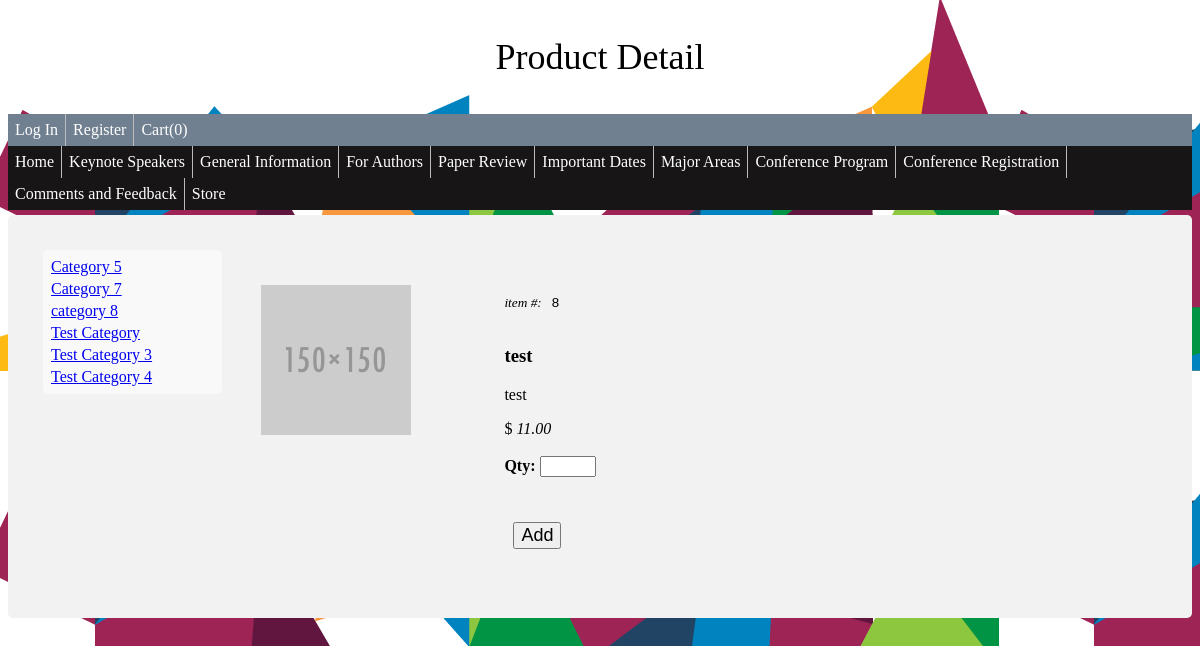
Page /store/?action=product_detail&product_id=8 on the earlier database version.
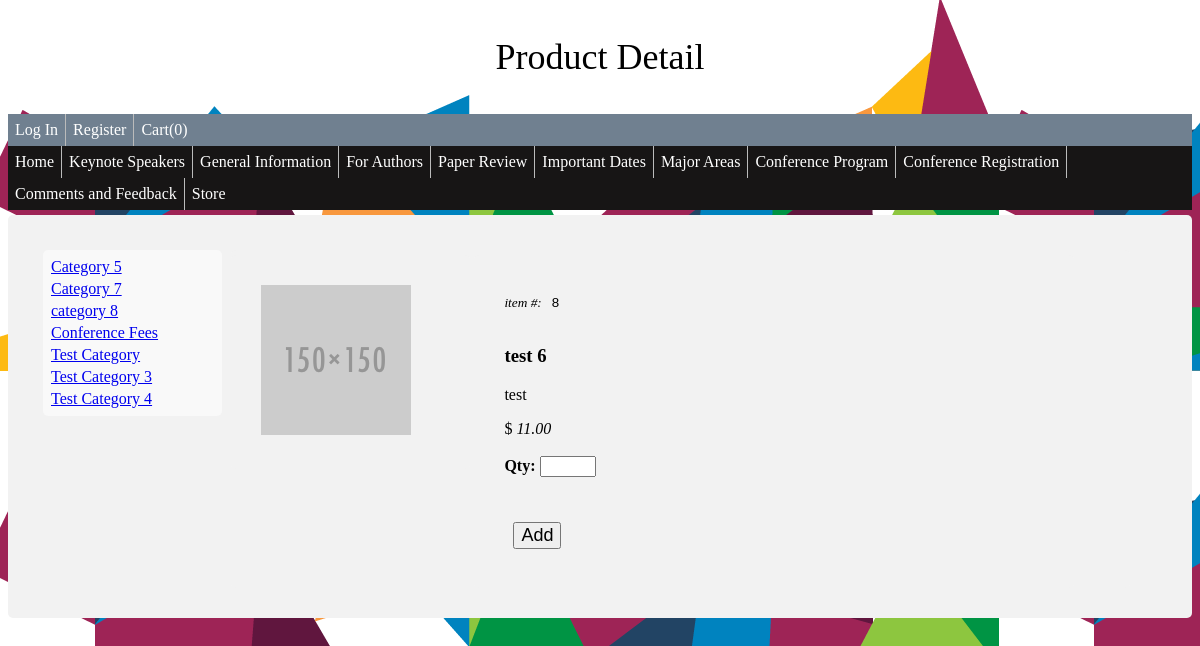
Same page on the later database version.
### tables this page shows
CREATE TABLE IF NOT EXISTS `wa_product_categories` (
  `ID` int(11) NOT NULL AUTO_INCREMENT,
  `CATEGORY_NAME` varchar(20) NOT NULL,
  PRIMARY KEY (`ID`),
  UNIQUE KEY `CATEGORY_NAME` (`CATEGORY_NAME`)
);

CREATE TABLE IF NOT EXISTS `wa_products` (
  `ID` int(11) NOT NULL AUTO_INCREMENT,
  `CATEGORY` int(11) NOT NULL,
  `NAME` varchar(20) NOT NULL,
  `DESCRIPTION` varchar(256) NOT NULL,
  `PRICE` float NOT NULL,
  `IMG_NAME` varchar(255) NOT NULL,
  PRIMARY KEY (`ID`),
  UNIQUE KEY `PROD_CAT_NAME` (`CATEGORY`,`NAME`) COMMENT 'Prevent two products with same name and category',
  KEY `CATEGORY` (`CATEGORY`)
);

### models/ProdCatModel.php (called while the page is built, shortened)
<?php
class ProdCatModel {
    private $pdo;
    private $table = 'wa_product_categories';
    public function __construct($inPdo) {
        if ($inPdo instanceof PDO) {
            $this->pdo = $inPdo;
        } else {
            die("Object Type Error");
        }
    }
    public function getList() {
        $stmt = $this->pdo->prepare("SELECT * FROM $this->table");
        $stmt->execute();
        $cats = $stmt->fetchAll();
        return $cats;
    }
}
?>

### models/ProdModel.php (called while the page is built, shortened)
<?php
class ProdModel {
    private $pdo;
    private $table = 'wa_products';
    public function __construct($inPdo) {
        if ($inPdo instanceof PDO) {
            $this->pdo = $inPdo;
        } else {
            die("Object Type Error");
        }
    }
    public function getProductByID($id) {
        $stmt = $this->pdo->prepare("SELECT * FROM $this->table WHERE ID = :id");
        $stmt->bindParam(':id', $id);
        $stmt->execute();
        $product = $stmt->fetch();
        return $product;
    }
}
?>

### public_html/store/product_detail.php (the view, shortened to what this page needs)
<!doctype html>
<html>
    <head>
        <link rel="stylesheet" type="text/css" href="../css/styles.css">
    </head>
    <body background="../images/2015_AIGA-Design-Month_Website-Footer.png">
        <p style="text-align: center; font-size: 36px;">Product Detail</p>
        <?php include '../home/menu.php'; ?>
        <div>
            <div class="category_list">
                <table>
                    <?php
                    foreach ($categories as $cat) {
                        echo '<tr><td><a href=.?category_id=' . $cat['ID'] . '>' . $cat['CATEGORY_NAME'] . '</a></td></tr>';
                    }
                    ?>
                </table>
            </div>
            <div class="product_detail">
                <div class="product_img">
                    <?php
                    if ($product['IMG_NAME'] == '') {
                        $html = '<img src="../product_images/default.png"/><br>';
                    } else {
                        $html = '<img src="../product_images/' . $product['IMG_NAME'] . '"/><br>';
                    }
                    echo $html;
                    ?>
                </div>
                <div class="product_text">
                    <form name="productDetailForm" action="." method="post">
                        <?php
                        echo '<i><small>item #:</small></i><input type="text" name="product_id" readonly value=' . $product['ID'] . '>';
                        echo '<h3>' . $product['NAME'] . '</h3>';
                        echo '<p>' . $product['DESCRIPTION'] . '</p>';
                        echo '$ <i>' . number_format($product['PRICE'], 2) . '</i><br><br>';
                        ?>
                        <b>Qty: </b> <input name="qty" type="number" min="0" max="10" step="1"><br><br><br>
                        <input type="submit" name ="action" value="Add">
                    </form>
                </div>
            </div>
    </body>
</html>

Differences in the rows shown:
added wa_product_categories: CATEGORY_NAME "Conference Fees"
changed wa_products "test": NAME "test" → "test 6"
